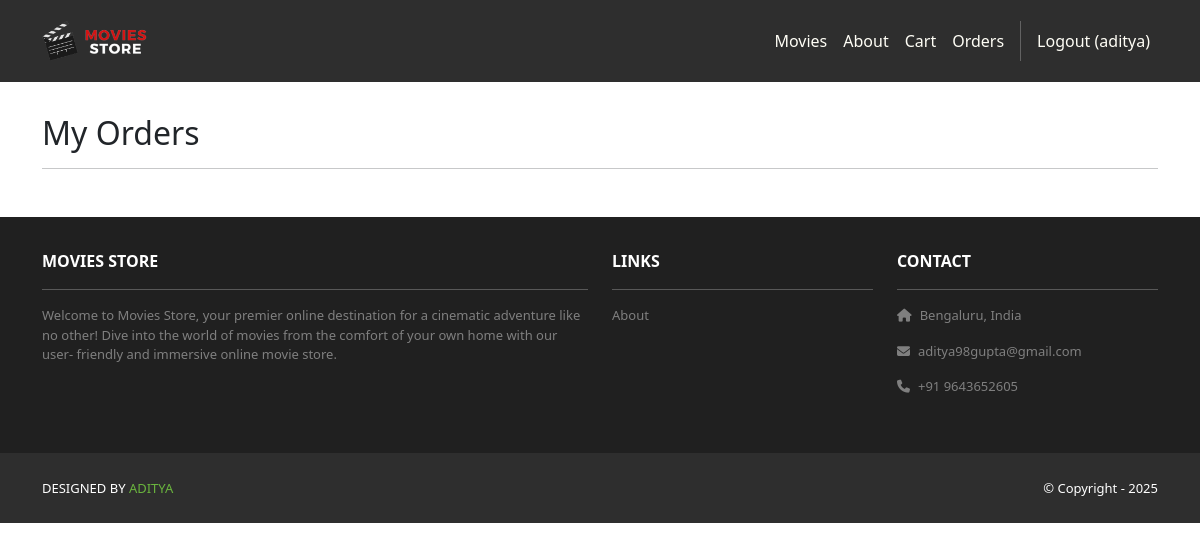
The page /accounts/orders/ (signed in) on the database as committed earlier.
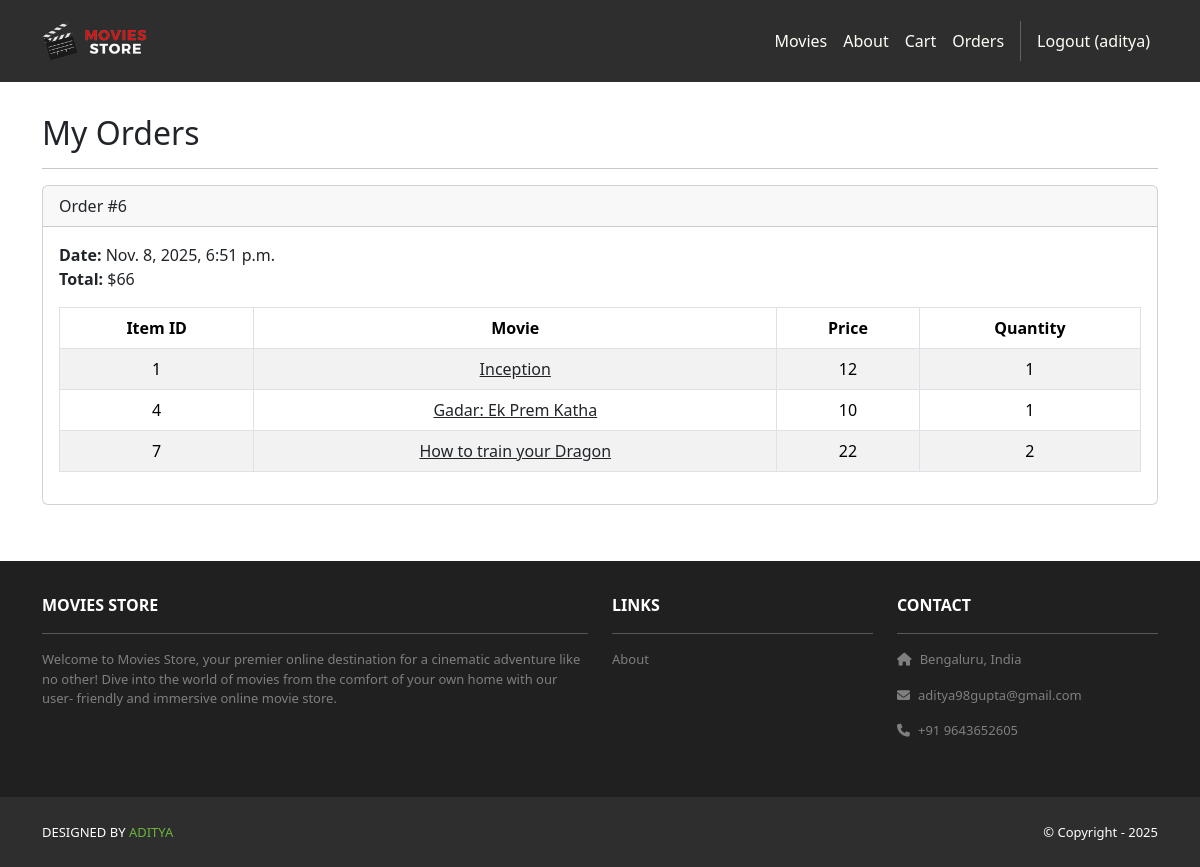
The same page on the database as committed later.
### cart/models.py (models this page shows, shortened)
class Order(models.Model):
    id = models.AutoField(primary_key=True)
    total = models.IntegerField()
    date = models.DateTimeField(auto_now_add=True)
    user = models.ForeignKey(User, on_delete=models.CASCADE)

class Item(models.Model):
    id = models.AutoField(primary_key=True)
    price = models.IntegerField()
    quantity = models.IntegerField()
    order = models.ForeignKey(Order, on_delete=models.CASCADE)
    movie = models.ForeignKey(Movie, on_delete=models.CASCADE)

### movies/models.py (models this page shows, shortened)
class Movie(models.Model):
    id = models.AutoField(primary_key=True)
    name = models.CharField(max_length=255)
    price = models.IntegerField()
    description = models.TextField()
    image = models.ImageField(upload_to="movie_images/")

### accounts/views.py (the view)
# urls.py: path('orders/', views.orders, name="accounts.orders")
@login_required
def orders(request):
    template_data = {}
    template_data['title'] = "Order"
    template_data['orders'] = request.user.order_set.all()
    return render(request, 'accounts/orders.html', {'template_data': template_data})

### accounts/templates/accounts/orders.html
{% extends 'base.html' %}
{% block content %}
<div class="p-3">
  <div class="container">
    <div class="row mt-3">
      <div class="col mx-auto mb-3">
        <h2>My Orders</h2>
        <hr />
        {% for order in template_data.orders %}
        <div class="card mb-4">
          <div class="card-header">
            Order #{{ order.id }}
          </div>
          <div class="card-body">
            <b>Date:</b> {{ order.date }}<br/>
            <b>Total:</b> ${{ order.total }}<br/>
            <table class="table table-bordered
              table-striped text-center mt-3">
              <thead>
                <tr>
                  <th scope="col">Item ID</th>
                  <th scope="col">Movie</th>
                  <th scope="col">Price</th>
                  <th scope="col">Quantity</th>
                </tr>
              </thead>
              <tbody>
                {% for item in order.item_set.all %}
                <tr>
                  <td>{{ item.movie.id }}</td>
                  <td>
                    <a class="link-dark"
                      href="{% url 'movies.show' id=item.movie.id %}">
                      {{ item.movie.name }}
                    </a>
                  </td>
                  <td>{{ item.movie.price }}</td>
                  <td>{{ item.quantity }}</td>
                </tr>
                {% endfor %}
              </tbody>
            </table>
          </div>
        </div>
        {% endfor %}
      </div>
    </div>
  </div>
</div>
{% endblock content %}

### moviesstore/templates/base.html (shortened to what this page needs)
<!DOCTYPE html>
<html>
  {% load static %}
  <head>
    <link href="https://cdn.jsdelivr.net/npm/bootstrap@5.3.3/dist/css/bootstrap.min.css"
      rel="stylesheet">
    <link href="https://cdnjs.cloudflare.com/ajax/libs/font-awesome/6.1.1/css/all.min.css"
      rel="stylesheet">
    <link rel="stylesheet" type="text/css" href="{% static 'css/style.css' %}">
  </head>
  <body>
    <nav class="p-3 navbar navbar-dark bg-dark
         navbar-expand-lg">
      <div class="container">
        <a class="navbar-brand" href="{% url 'home.index' %}">
          <img src="{% static 'img/logo.png' %}" alt="logo" height="40" />
        </a>
        <div class="collapse navbar-collapse" id="navbarNavAltMarkup">
          <div class="navbar-nav ms-auto navbar-ml">
            <a class="nav-link" href="{% url 'movies.index' %}">Movies</a>
            <a class="nav-link" href="{% url 'home.about' %}">About</a>
            <a class="nav-link" href="{% url 'cart.index' %}">Cart</a>
            {% if user.is_authenticated %}
            <a class="nav-link" href="{% url 'accounts.orders' %}">Orders</a>
            {% endif %}
            {% if user.is_authenticated %}
            <a class="nav-link" href="{% url 'accounts.logout' %}">Logout ({{user.username }})</a>
            {% else %}
            <a class="nav-link" href="{% url 'accounts.login' %}">Login</a>
            <a class="nav-link" href="{% url 'accounts.signup' %}">Signup</a>
            {% endif %}
          </div>
        </div>
      </div>
    </nav>
    <div>
      {% block content %}
      {% endblock content %}
    </div>
<section class="p-3 ms-footer d-none d-md-block">
      <div class="container">
        <div class="row mt-3 text-white">
          <div class="col-md-6 col-lg-6 col-xl-6 mx-auto mb-4">
            <b>MOVIES STORE</b>
            <hr />
            <p>
              Welcome to Movies Store, your premier online
              destination for a cinematic adventure like no
              other! Dive into the world of movies from the
              comfort of your own home with our user-
              friendly and immersive online movie store.
            </p>
          </div>
          <div class="col-md-3 col-lg-3 col-xl-3 mx-auto mb-4">
            <b>LINKS</b>
            <hr />
            <p> <a class="nav-link" href="{% url 'home.about' %}"> About </a> </p>
          </div>
          <div class="col-md-3 col-lg-3 col-xl-3 mx-auto mb-4">
            <b>CONTACT</b>
            <hr /> <p><i class="fas fa-home me-2"></i>Bengaluru, India </p>
            <p><i class="fas fa-envelope me-2"></i>aditya98gupta@gmail.com</p>
            <p><i class="fas fa-phone me-2"></i>+91 9643652605</p>
          </div>
        </div>
      </div>
    </section>
    <section class="p-3 ms-footer-bottom bg-dark">
      <div class="container d-flex justify-content-between">
        <div class="me-5 text-white">
          <span>DESIGNED BY <a href="https://github.com/Aditya-1998k"  target="_blank">ADITYA</a> </span>
        </div>
        <div class="text-white">  <span>© Copyright - 2025</span> </div>
      </div>
    </section>
  </body>
</html>

### moviesstore/static/css/style.css (style rules this page uses)
.navbar a.nav-link { color: #FFFEF6 !important; }
.bg-dark { background-color: #2E2E2E !important; }
.ms-footer { background-color: #202020; }
.ms-footer p { color: #7F7F7F; font-size: 13px; }
.ms-footer-bottom span { font-size: 13px; line-height: 38px; }
.ms-footer-bottom a { color: #6ab43e; text-decoration: none; }

Rows that differ between the two databases and show on the page:
added Order: id "6", date "Nov. 8, 2025, 6:51 p.m.", total "66"
added Item: movie.id "1", movie.name "Inception", movie.price "12", quantity "1"
added Item: movie.id "4", movie.name "Gadar: Ek Prem Katha", movie.price "10", quantity "1"
added Item: movie.id "7", movie.name "How to train your Dragon", movie.price "22", quantity "2"
